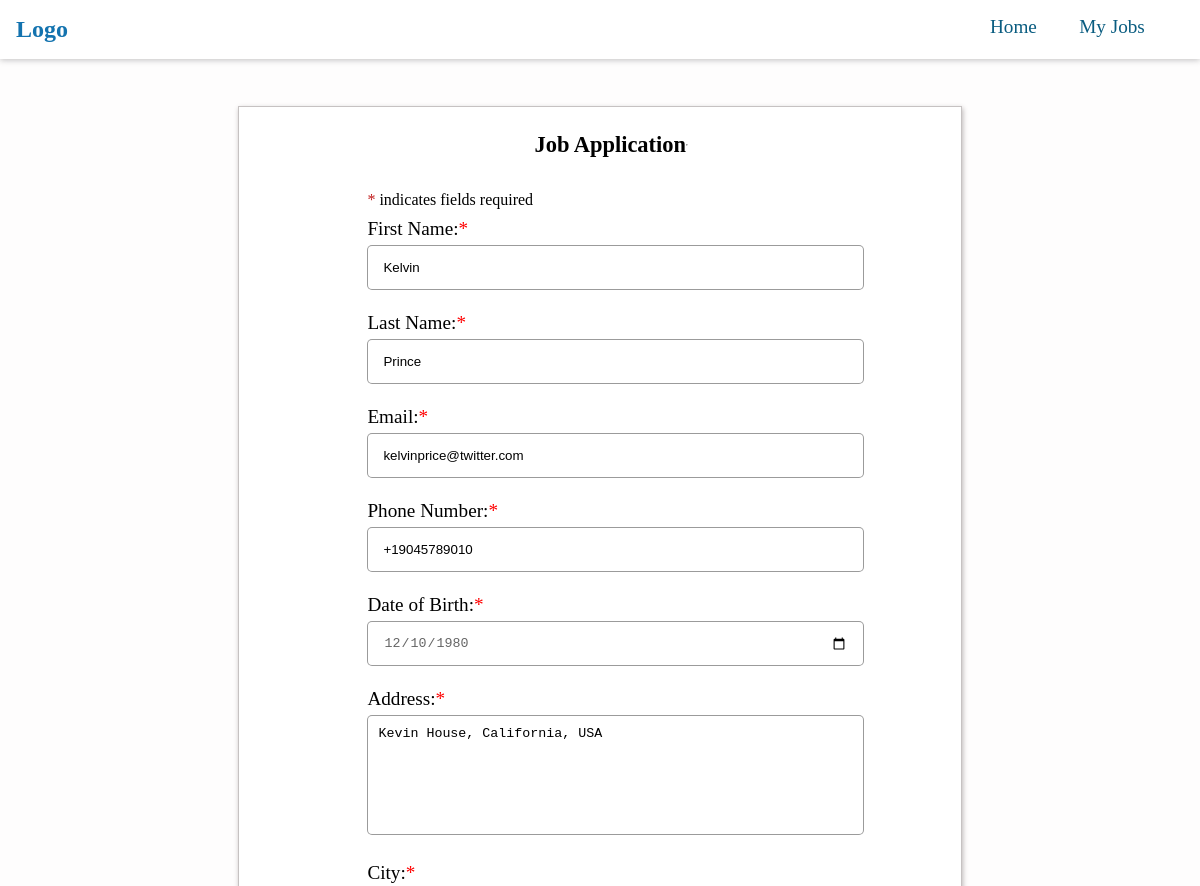
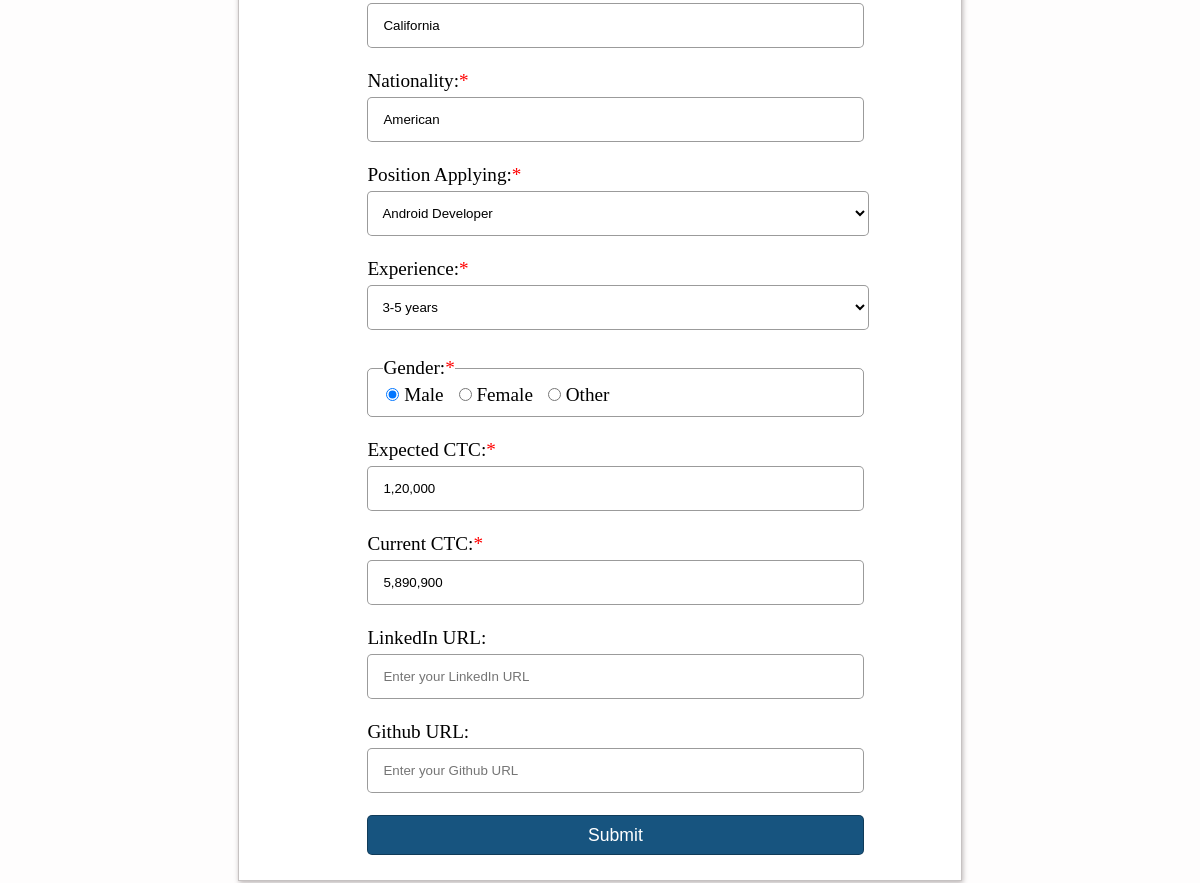
Screenshot of /edit/29/ with the database file from the repository (2 pictures, top to bottom).
### apply_job/models.py (models this page shows, shortened)
class JobApplication(models.Model):
    GENDER = [
        ("M", "Male"),
        ("F", "Female"),
        ("O", "Other"),
    ]
    EXPERIENCE = [
        ("1", "Fresher"),
        ("2", "1-2 years"),
        ("3", "3-5 years"),
        ("4", "6-8 years"),
        ("5", "8+ years"),
    ]
    first_name = models.CharField(max_length=25, blank=True)
    last_name = models.CharField(max_length=25, blank=True)
    email = models.EmailField(max_length=100, blank=True)
    phone_number = PhoneNumberField(region="US", blank=True)
    date_of_birth = models.DateField(blank=True)
    address = models.TextField(blank=True)
    city = models.CharField(max_length=50, blank=True)
    nationality = models.CharField(max_length=30, blank=True)
    position_applying = models.ForeignKey(Position, on_delete=models.CASCADE, blank=True)
    experience = models.CharField(max_length=20, choices=EXPERIENCE, blank=True)
    gender = models.CharField(max_length=10, choices=GENDER, blank=True)
    date_applied = models.DateTimeField(auto_now=True, blank=True)
    expected_ctc = models.CharField(max_length=50, blank=True)
    current_ctc = models.CharField(max_length=50, blank=True)
    linkedin_url = models.URLField(null=True, blank=True)
    github_url = models.URLField(null=True, blank=True)

### apply_job/views.py (the view)
# urls.py: path("edit/<str:pk>/", views.edit_form, name="edit"),
def edit_form(request, pk):
    application = JobApplication.objects.get(id=pk)
    form = ApplicationForm(instance=application)  # instance of form with filled
    if request.method == "POST":
        form = ApplicationForm(request.POST, instance=application)
        if form.is_valid():
            form.save()
            messages.success(request, "Successfully edited your application")
            return redirect("myjobs")
    content = {"form": form}
    return render(request, "apply_job/application_form.html", content)

### apply_job/models.py (called while the page is built)
    def __str__(self):
        return self.title

### apply_job/templates/apply_job/application_form.html (shortened to what this page needs)
{% extends "base.html" %}
{% load static %}
{% block content %}
    <form action="" method="POST" class="application-form" autocomplete="off">
            <div class="container">
                <div class="head-cont">
                    <h3>Job Application</h3>
                    <hr>
                </div>
                <div class="field-indicator">
                    <small><span class="asterisk">*</span> <span>indicates fields required</span></small>
                </div>
            {{form.as_div}}
            <div class="btn-cont">
                <input type="submit" value="Submit" id="form-submit" class="btn btn-apply" onsubmit="validate()">
            </div>
        </div>
    </form>
{% endblock %}

### static/styles/main.css (style rules this page uses)
* { padding: 0; margin: 0; box-sizing: border-box; }

### static/styles/form_style.css (style rules this page uses)
.application-form { width: 100%; padding: 1em; background: rgba(253, 250, 250, 0.4) ; display: flex; flex-direction: column; justify-content: center; align-items: center; margin-top: 50px; }
.container { font-size: 1.2rem; background-color: #fff; border: 1px solid rgb(198, 194, 194); width: 62%; padding-top: 25px; padding-bottom: 25px; padding-left: 11%; padding-right: 10px; margin: 60px; margin-top: 40px; display: flex; flex-direction: column; justify-content: center; box-shadow: 1px 2px 5px rgb(188, 182, 182); }
#texta { width:85%; display: inline; margin:5px 0 22px 0; padding: 10px; height: 120px; resize: none; border: 1px solid rgba(7, 7, 7, 0.4); border-radius: 5px; }
.asterisk { color: rgb(192, 28, 28); }
.field-indicator { float: left; margin-top: 0; margin-bottom: 8px; padding: 0; }
.text { width:85%; margin:5px 0 22px 0; padding: 15px; height: 45px; border: 1px solid rgba(7, 7, 7, 0.4); border-radius: 5px; outline: none; background-color: #fff; }
.container select { width: 86%; padding: 10px; }
.head-cont { display: flex; margin-bottom: 30px; margin-right: 6rem; align-items: center; justify-content: center; }
.btn-cont { padding: 0; margin: 0; width: 85%; }
.btn { width: 100%; height: 40px; background-color: rgb(23, 84, 127); border-radius: 5px; color: #fff; font-size: 1.1rem; border: 1px solid rgba(0, 0, 0, 0.3); cursor: pointer; }
label { display: block; }
label::after { content: "*"; color: red; }
legend::after { content: "*"; color: red; }
#id_gender { display: flex; flex-direction: row; justify-content: flex-start; align-items: center; margin-top: -13px; font-size: 1em; padding: 3px; }
#id_gender_2 { margin-left: 15px; }
#id_gender_3 { margin-left: 15px; }
fieldset { width:85%; margin:5px 0 22px 0; padding: 15px; height: 60px; border: 1px solid rgba(7, 7, 7, 0.4); border-radius: 5px; outline: none; }
label[for="id_linkedin_url"]::after { content: ''; }
label[for="id_github_url"]::after { content: ''; }
label[for="id_gender_1"]::after { content: ''; }
label[for="id_gender_2"]::after { content: ''; }
label[for="id_gender_3"]::after { content: ''; }
input[type="date"]::before { content: attr(placeholder); position: absolute; color: #999999; }
input[type="date"] { color: #ffffff; }
input[type="date"]:focus, input[type="date"]:valid { color: #666666; }
input[type="date"]:focus::before, input[type="date"]:valid::before { content: ""; }

### rows the page displays
JobApplication: first_name "Kelvin", last_name "Prince", email "kelvinprice@twitter.com", phone_number "+19045789010", date_of_birth "12/10/1980", address "Kevin House, California, USA", city "California", nationality "American", position_applying "Android Developer", experience "3-5 years", gender "☑ Male ☐ Female ☐ Other", expected_ctc "1,20,000", current_ctc "5,890,900"
